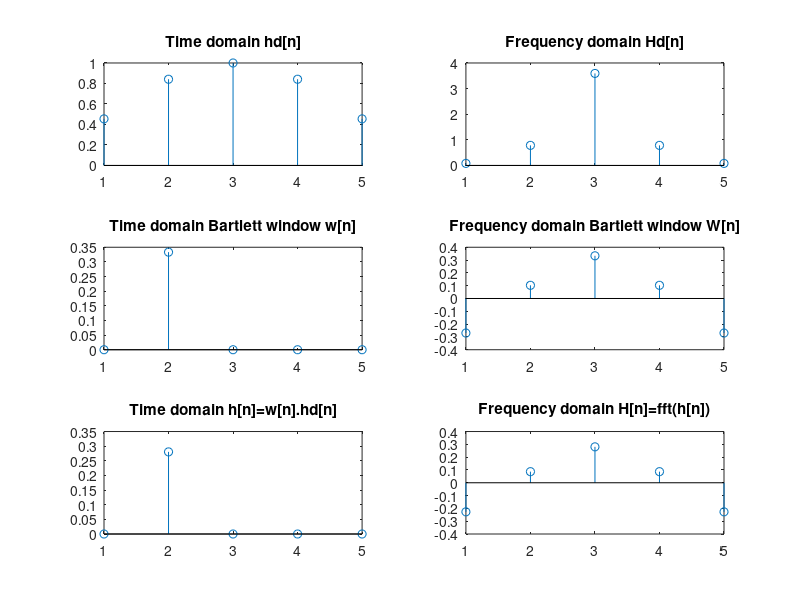

MATLAB code to generate this figure: (Note: this script raises an error after producing the figure.)
clc
clear all;
close all;
%%Desired impulse response
N=input('Enter no of samples:');
index=0;
for n1=-(N-1)/2:(N-1)/2
    index=index+1;
    if n1==0
        hd(index)=1;
    else
        hd(index)=sin(n1)/n1;
    end
    n(index)=n1;
end
subplot(321);
stem(hd);
title('Time domain hd[n]');

Xd=fft(hd);
Hd=fftshift(Xd);
subplot(322);
stem(abs(Hd));
title('Frequency domain Hd[n]');

%%%Rectangular window
M=1+(N-1)/5; %%M<N
p=((N-1)/2)-((M-1)/2);
q=((N-1)/2)+((M-1)/2);
mid=(p+q)/2;
for n=1:N
    if(n>=p) && (n<=mid)
        wb(n)=2*(n-p)/q;
    elseif(n>mid) && (n<=q)
        wb(n)=2*((q-n)/q);
    else
        wb(n)=0;
    end
end
subplot(323);
stem(wb);
title('Time domain Bartlett window w[n]');
Wb=fft(wb);
Wb=fftshift(Wb);
subplot(324);
stem(Wb);
title('Frequency domain Bartlett window W[n]');

%%% Truncated impulse response
h=wb.*hd;
subplot(325);
stem(h)
title('Time domain h[n]=w[n].hd[n]');

X=fft(h);
H=fftshift(X);
subplot(326)
stem(H)
title('Frequency domain H[n]=fft(h[n])');

%%Low pass filter(LPF)
fl=1; %low cutoff frequency
fh=N; %fh<=N
for n=1:N
    if(n>=fl) && p+n-1<=N
        H_LPF(n)=H(p+n-1);
    else
        H_LPF(n)=0;
    end
end
figure(2)
subplot(221)
stem(abs(H_LPF))
title('H_LPF[n]')

%%High pass filter(HPF)
fl=(N-1)/3; %low cutoff frequency
fh=N; %fh<=N;

for n=1:N
    if(n>=fl) && p+n-fl<=N
        H_HPF(n)=H(p+n-fl);
    else
        H_HPF(n)=0;
    end
end
subplot(222)
stem(abs(H_HPF))
title('H_HPF[n]')

%%Band pass filter(BPF)
fl=(N-1)/3; %low cutoff frequency
fh=fl+M; %high cutoff frequency:fh<=N;
for n=1:N
    if(n>=fl) && n<=fh
        H_BPF(n)=H(p+(n-fl+1));
    else
        H_BPF(n)=0;
    end
end
subplot(223)
stem(abs(H_BPF))
title('H_BPF[n]')

%%Band stop filter(BSF)
fl=(N-1)/3; %low cutoff frequency
fh=fl+M; %high cutoff frequency
for n=1:N
    if(n<=fl)
        H_BSF(n)=H(((N-1)/2-fl)+n);
    elseif(n>=fh) && ((N-1)/2+n-fh)<=N
        H_BSF(n)=H(((N-1)/2+n-fh));
    else
        H_BSF(n)=0;
    end
end
subplot(224)
stem(abs(H_BSF))
title('H_BSF[n]')